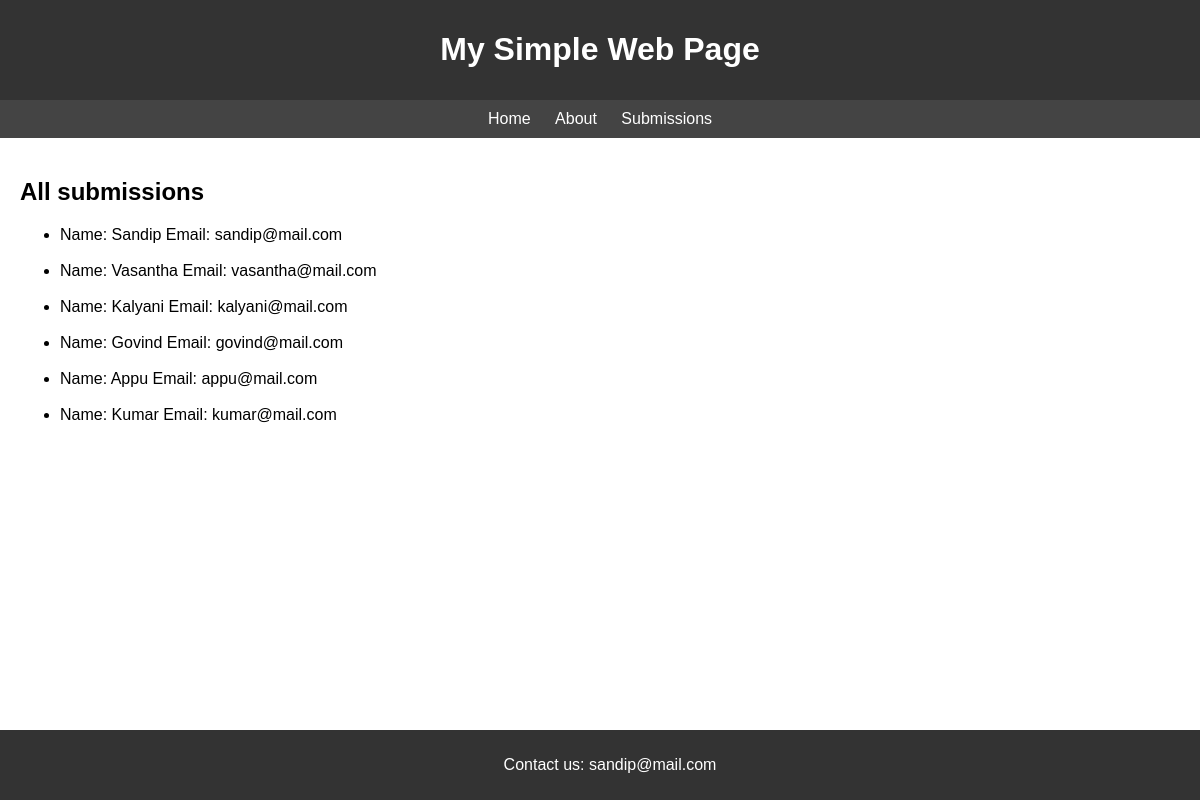
The app's page /submissions/ with its own data.
### myapp/models.py (models this page shows, shortened)
class UserSubmission(models.Model):
    name = models.CharField(max_length=200)
    email = models.EmailField()

### myapp/views.py (the view)
# urls.py: path('submissions/', views.submissions, name='submissions'),
def submissions(request):
    submissions = UserSubmission.objects.all()
    return render(request, 'myapp/submissions.html', {'submissions': submissions})

### myapp/templates/myapp/submissions.html (shortened to what this page needs)
<!DOCTYPE html>
<html lang="en">
<head>
</head>
<body>
    <header>
        <h1>My Simple Web Page</h1>
    </header>
    <nav>
        <a href="/">Home</a>
        <a href="#">About</a>
        <a href="">Submissions</a>
    </nav>
    <main>
        <h2>All submissions</h2>
        <ul>
            {% for submission in submissions %}
            <li>Name: {{ submission.name }}  Email: {{ submission.email }}</li><br>
            {% endfor %}
        </ul>
    </main>
    <footer>
        <p>Contact us: sandip@mail.com</p>
    </footer>
</body>
</html>

### myapp/templates/myapp/submissions.html (style rules this page uses)
body { font-family: Arial, sans-serif; margin: 0; padding: 0; }
header { background-color: #333; color: white; padding: 10px; text-align: center; }
nav { background-color: #444; padding: 10px; text-align: center; }
nav a { color: white; margin: 0 10px; text-decoration: none; }
footer { background-color: #333; color: white; padding: 10px; text-align: center; position: fixed; bottom: 0; width: 100%; }
main { padding: 20px; }

### records on screen
UserSubmission: name "Sandip", email "sandip@mail.com"
UserSubmission: name "Vasantha", email "vasantha@mail.com"
UserSubmission: name "Kalyani", email "kalyani@mail.com"
UserSubmission: name "Govind", email "govind@mail.com"
UserSubmission: name "Appu", email "appu@mail.com"
UserSubmission: name "Kumar", email "kumar@mail.com"
